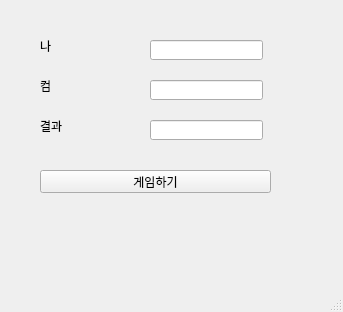
<?xml version="1.0" encoding="UTF-8"?>
<ui version="4.0">
 <class>MainWindow</class>
 <widget class="QMainWindow" name="MainWindow">
  <property name="geometry">
   <rect>
    <x>0</x>
    <y>0</y>
    <width>343</width>
    <height>312</height>
   </rect>
  </property>
  <property name="windowTitle">
   <string>MainWindow</string>
  </property>
  <widget class="QWidget" name="centralwidget">
   <widget class="QLabel" name="lblMine">
    <property name="geometry">
     <rect>
      <x>40</x>
      <y>40</y>
      <width>56</width>
      <height>12</height>
     </rect>
    </property>
    <property name="text">
     <string>나</string>
    </property>
   </widget>
   <widget class="QLabel" name="lblCom">
    <property name="geometry">
     <rect>
      <x>40</x>
      <y>80</y>
      <width>56</width>
      <height>12</height>
     </rect>
    </property>
    <property name="text">
     <string>컴</string>
    </property>
   </widget>
   <widget class="QLabel" name="lblRs">
    <property name="geometry">
     <rect>
      <x>40</x>
      <y>120</y>
      <width>56</width>
      <height>12</height>
     </rect>
    </property>
    <property name="text">
     <string>결과</string>
    </property>
   </widget>
   <widget class="QLineEdit" name="leMine">
    <property name="geometry">
     <rect>
      <x>150</x>
      <y>40</y>
      <width>113</width>
      <height>20</height>
     </rect>
    </property>
   </widget>
   <widget class="QLineEdit" name="leCom">
    <property name="geometry">
     <rect>
      <x>150</x>
      <y>80</y>
      <width>113</width>
      <height>20</height>
     </rect>
    </property>
   </widget>
   <widget class="QLineEdit" name="leRs">
    <property name="geometry">
     <rect>
      <x>150</x>
      <y>120</y>
      <width>113</width>
      <height>20</height>
     </rect>
    </property>
   </widget>
   <widget class="QPushButton" name="pb">
    <property name="geometry">
     <rect>
      <x>40</x>
      <y>170</y>
      <width>231</width>
      <height>23</height>
     </rect>
    </property>
    <property name="text">
     <string>게임하기</string>
    </property>
   </widget>
  </widget>
  <widget class="QMenuBar" name="menubar">
   <property name="geometry">
    <rect>
     <x>0</x>
     <y>0</y>
     <width>343</width>
     <height>21</height>
    </rect>
   </property>
  </widget>
  <widget class="QStatusBar" name="statusbar"/>
 </widget>
 <resources/>
 <connections/>
</ui>
